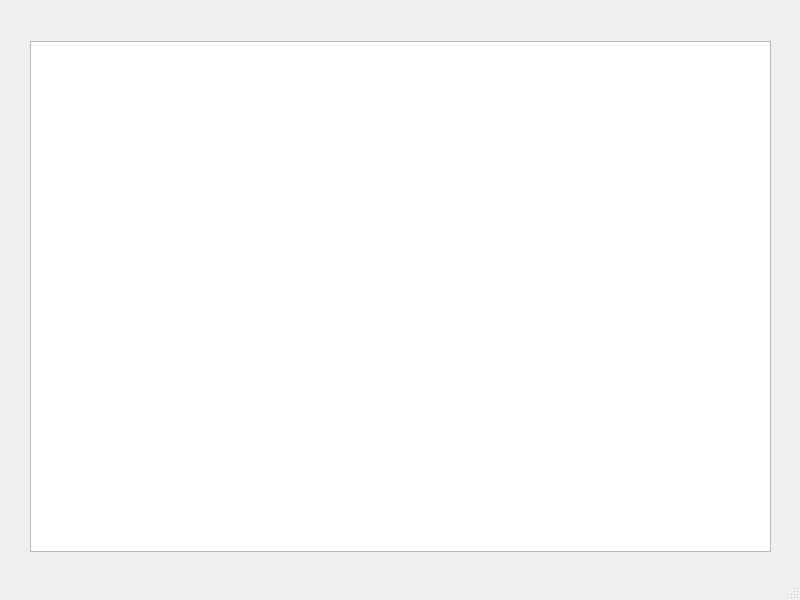
<?xml version="1.0" encoding="UTF-8"?>
<ui version="4.0">
 <class>MainWindow</class>
 <widget class="QMainWindow" name="MainWindow">
  <property name="geometry">
   <rect>
    <x>0</x>
    <y>0</y>
    <width>800</width>
    <height>600</height>
   </rect>
  </property>
  <property name="windowTitle">
   <string>MainWindow</string>
  </property>
  <widget class="QWidget" name="centralwidget">
   <widget class="QGraphicsView" name="graphicsView">
    <property name="geometry">
     <rect>
      <x>30</x>
      <y>41</y>
      <width>741</width>
      <height>511</height>
     </rect>
    </property>
   </widget>
  </widget>
  <widget class="QStatusBar" name="statusbar"/>
 </widget>
 <resources/>
 <connections/>
</ui>
